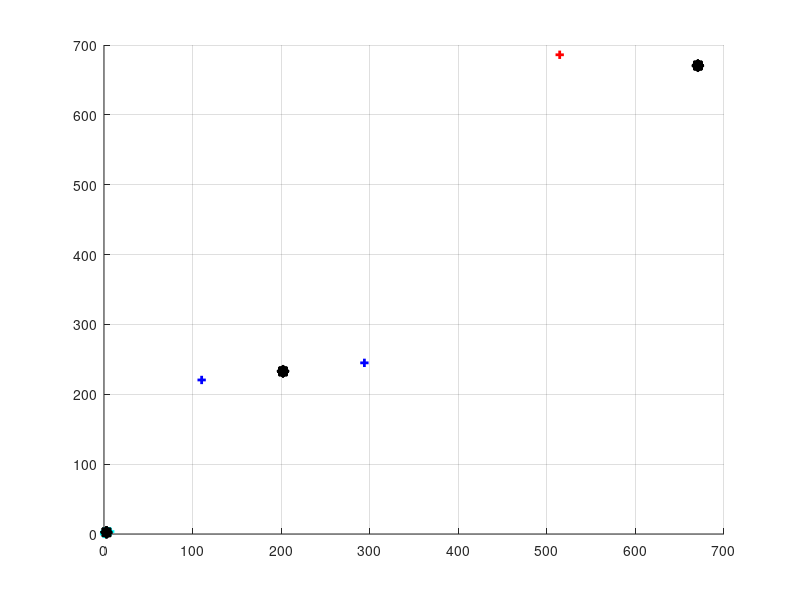

Write the MATLAB code that produced this figure.
clc
clear all
close all
%% Generate Points
load D_build_tr.mat
Sigma = [0.5 0.05; 0.05 0.5];
f1    = mvnrnd([0.5 0]  ,Sigma,100);
f2    = mvnrnd([0.5 0.5],Sigma,100);
f3    = mvnrnd([0.5 1]  ,Sigma,100);
f4    = mvnrnd([0.5 1.5],Sigma,100);
F     = D_build_tr(1:8,:);
%% K-means
K     = 3;                                            % Cluster Numbers
KMI   = 40;                                           % K-means Iteration
CENTS = F( ceil(rand(K,1)*size(F,1)) ,:);             % Cluster Centers
DAL   = zeros(size(F,1),K+2);                         % Distances and Labels
CV    = '+r+b+c+m+k+yorobocomokoysrsbscsmsksy';       % Color Vector
for n = 1:KMI
        
   for i = 1:size(F,1)
      for j = 1:K  
        DAL(i,j) = norm(F(i,:) - CENTS(j,:));      
      end
      [Distance CN] = min(DAL(i,1:K));                % 1:K are Distance from Cluster Centers 1:K 
      DAL(i,K+1) = CN;                                % K+1 is Cluster Label
      DAL(i,K+2) = Distance;                          % K+2 is Minimum Distance
   end
   for i = 1:K
      A = (DAL(:,K+1) == i);                          % Cluster K Points
      CENTS(i,:) = mean(F(A,:));                      % New Cluster Centers
      if sum(isnan(CENTS(:))) ~= 0                    % If CENTS(i,:) Is Nan Then Replace It With Random Point
         NC = find(isnan(CENTS(:,1)) == 1);           % Find Nan Centers
         for Ind = 1:size(NC,1)
         CENTS(NC(Ind),:) = F(randi(size(F,1)),:);
         end
      end
   end
   
%% Plot   
clf
figure(1)
hold on
 for i = 1:K
PT = F(DAL(:,K+1) == i,:);                            % Find points of each cluster    
plot(PT(:,1),PT(:,2),CV(2*i-1:2*i),'LineWidth',2);    % Plot points with determined color and shape
plot(CENTS(:,1),CENTS(:,2),'*k','LineWidth',7);       % Plot cluster centers
 end
hold off
grid on
pause(0.1)
end